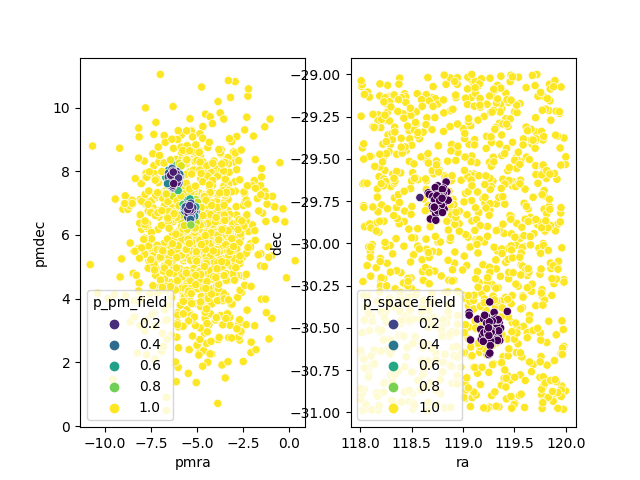

Write Python code to recreate this figure.
import matplotlib.pyplot as plt
import seaborn as sns
from scipy.stats import multivariate_normal

from scludam.synthetic import (
    StarCluster,
    StarField,
    Synthetic,
    UniformFrustum,
    polar_to_cartesian,
)

data = Synthetic(
    star_field=StarField(
        pm=multivariate_normal((-5, 6), cov=3.0),
        space=UniformFrustum(locs=(118, -31, 8), scales=(2, 2, -7)),
        n_stars=1000,
    ),
    clusters=[
        StarCluster(
            space=multivariate_normal(
                mean=polar_to_cartesian([118.75, -29.75, 1.5]), cov=1 / 3
            ),
            pm=multivariate_normal(mean=(-5.4, 6.75), cov=1.0 / 34),
            n_stars=50,
        ),
        StarCluster(
            space=multivariate_normal(
                mean=polar_to_cartesian([119.25, -30.5, 2]), cov=1 / 3
            ),
            pm=multivariate_normal(mean=(-6.25, 7.75), cov=1.0 / 34),
            n_stars=50,
        ),
    ],
    representation_type="spherical",
).rvs()

fig, ax = plt.subplots(ncols=2)
sns.scatterplot(
    data=data, x="pmra", y="pmdec", hue="p_pm_field", palette="viridis", ax=ax[0]
)
sns.scatterplot(
    data=data, x="ra", y="dec", hue="p_space_field", palette="viridis", ax=ax[1]
)
plt.show()
